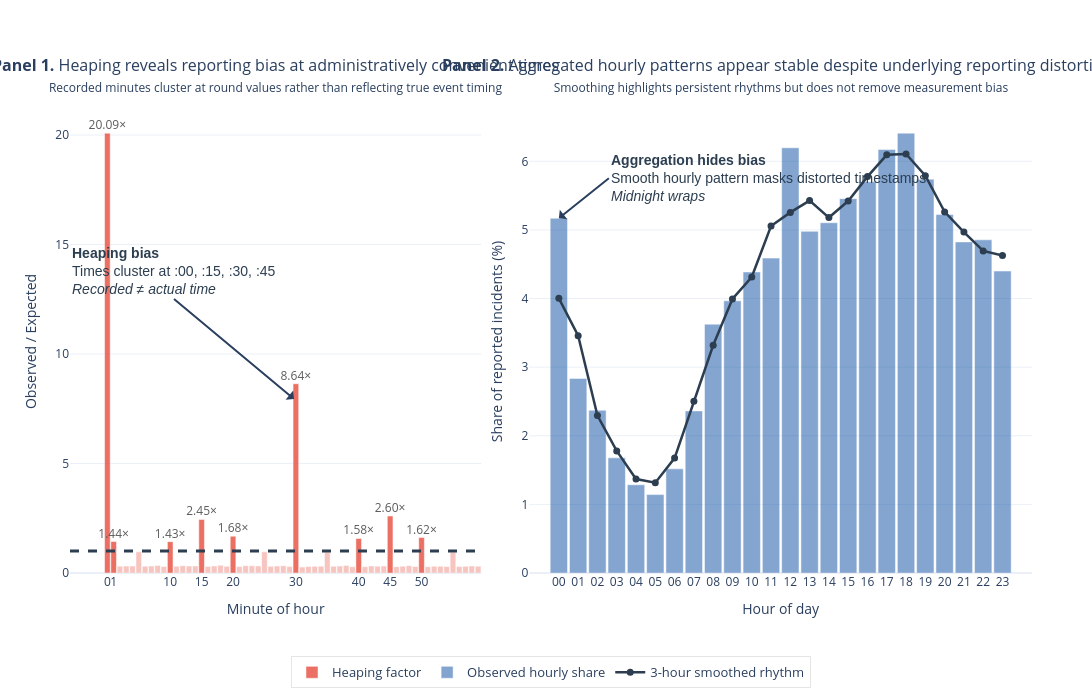

Here is the notebook cell this chart was saved with:
### Markdown cell above
### Section A: A broken clock is right twice a day

### Code cell
# Section A (combined): Panel 1A + 1B on the left, Panel 2 center-right

df_focus = df[df["Category"].isin(focus_crimes)].copy()
df_focus = df_focus.dropna(subset=["Datetime"])

df_focus["Minute"] = df_focus["Datetime"].dt.minute
minute_counts = df_focus["Minute"].value_counts().sort_index().reindex(range(60), fill_value=0)

total_events = int(minute_counts.sum())
expected_per_minute = total_events / 60 if total_events > 0 else np.nan

# Heaping metrics
is_multiple_5 = np.array([(m % 5) == 0 for m in range(60)])
is_quarter_hour = np.array([m in [0, 15, 30, 45] for m in range(60)])

p5_observed = minute_counts[is_multiple_5].sum() / total_events if total_events > 0 else np.nan
p15_observed = minute_counts[is_quarter_hour].sum() / total_events if total_events > 0 else np.nan
h5 = p5_observed / (12 / 60) if total_events > 0 else np.nan
h15 = p15_observed / (4 / 60) if total_events > 0 else np.nan

ratio_to_uniform = minute_counts / expected_per_minute if total_events > 0 else pd.Series(np.nan, index=range(60))

# Hourly pattern
df_focus["Hour"] = df_focus["Datetime"].dt.hour
hour_counts = df_focus["Hour"].value_counts().sort_index().reindex(range(24), fill_value=0)
hour_share = hour_counts / hour_counts.sum() if hour_counts.sum() > 0 else hour_counts.astype(float)
hour_smooth = hour_share.rolling(window=3, center=True, min_periods=1).mean()

# ---- SUBPLOTS WITH FORMATTED TITLES ----
fig_a = make_subplots(
    rows=1, cols=2,
    column_widths=[0.45, 0.55],
    horizontal_spacing=0.05,  
    subplot_titles=(
        "<b>Panel 1.</b> Heaping reveals reporting bias at administratively convenient times<br>"
        "<span style='font-size:12px;'>Recorded minutes cluster at round values rather than reflecting true event timing</span>",

        "<b>Panel 2.</b> Aggregated hourly patterns appear stable despite underlying reporting distortions<br>"
        "<span style='font-size:12px;'>Smoothing highlights persistent rhythms but does not remove measurement bias</span>"
    )
)

# ---- FIX TITLE POSITION + SIZE ----
fig_a.update_annotations(
    font=dict(size=16),
    yshift=12  # move titles higher
)

# ---- PANEL 1: HEAPING ----
dynamic_colors = ["#E74C3C" if r > 1 else "#F5B7B1" for r in ratio_to_uniform.values]

text_labels = [f"{r:.2f}×" if r > 1 else "" for r in ratio_to_uniform.values]

fig_a.add_trace(
    go.Bar(
        x=list(range(60)),
        y=ratio_to_uniform.values,
        marker_color=dynamic_colors,
        opacity=0.8,
        text=text_labels,
        textposition="outside",
        textfont=dict(size=12, color="#333"),  
        textangle=0,
        texttemplate="%{text}",  
        constraintext="none",    
        name="Heaping factor",
        cliponaxis=False,
        hovertemplate="Minute %{x}<br>Observed / Expected: %{y:.2f}×<extra></extra>"
    ),
    row=1, col=1
)

fig_a.add_hline(y=1, line_width=3, line_dash="dash", line_color="#2C3E50", row=1, col=1)

# ---- PANEL 2: HOURLY PATTERN ----
fig_a.add_trace(
    go.Bar(
        x=list(range(24)),
        y=hour_share.values * 100,
        name="Observed hourly share",
        marker_color="#1E5BA8",
        opacity=0.55,
        hovertemplate="Hour %{x}<br>Share: %{y:.4f}%<extra></extra>"
    ),
    row=1, col=2
)

fig_a.add_trace(
    go.Scatter(
        x=list(range(24)),
        y=hour_smooth.values * 100,
        mode="lines+markers",
        name="3-hour smoothed rhythm",
        line=dict(color="#2C3E50", width=2.5),
        marker=dict(size=7),
        hovertemplate="Hour %{x}<br>Smoothed: %{y:.4f}%<extra></extra>"
    ),
    row=1, col=2
)

# ---- ANNOTATION PANEL 1 (REFRAMED: REPORTING BIAS) ----
annotation_text = (
    "<b>Heaping bias</b><br>"
    "Times cluster at :00, :15, :30, :45<br>"
    "<i>Recorded ≠ actual time</i>"
)

fig_a.add_annotation(
    x=29.7,
    y=ratio_to_uniform[30] - 0.7,
    text=annotation_text,
    showarrow=True,
    arrowhead=1,
    arrowsize=1,
    arrowwidth=2,
    ax=-120,
    ay=-100,
    align="left",
    xanchor="center",
    yanchor="bottom",
    # Box styling (clean + publication look)
    # bgcolor="rgba(255,255,255,0.95)",
    # bordercolor="#2C3E50",
    # borderwidth=1,
    # borderpad=6,
    font=dict(size=14, family="Arial", color="#2C3E50"),
    row=1, col=1
)

# ---- ANNOTATION PANEL 2 (THICKER ARROW) ----
annotation_text_panel_2 = (
    "<b>Aggregation hides bias</b><br>"
    "Smooth hourly pattern masks distorted timestamps<br>"
    "<i>Midnight wraps</i>"
)

fig_a.add_annotation(
    x=0,
    y=hour_share.values[0] * 100,
    text=annotation_text_panel_2,
    showarrow=True,
    arrowhead=1,
    arrowwidth=2,  # ✅ THICKER ARROW
    arrowsize=1,
    ax=50,
    ay=-40,
    align="left",
    yanchor="middle",
    xanchor="left",
    # Box styling (clean + publication look)
    # bgcolor="rgba(255,255,255,0.95)",
    # bordercolor="#2C3E50",
    # borderwidth=1,
    # borderpad=6,
    font=dict(size=14, family="Arial", color="#2C3E50"),
    row=1, col=2
)

# ---- AXES ----
fig_a.update_xaxes(
    tickmode="array",
    tickvals=list(range(0, 60, 10)) + [15, 1, 45],
    title_text="Minute of hour",
    row=1, col=1
)

fig_a.update_xaxes(
    tickmode="array",
    tickvals=list(range(24)),
    ticktext=[f"{h:02d}" for h in range(24)],
    title_text="Hour of day",
    row=1, col=2
)

fig_a.update_yaxes(
    title_text="Observed / Expected",
    row=1, col=1
)

fig_a.update_yaxes(
    title_text="Share of reported incidents (%)",
    row=1, col=2
)

# ---- LAYOUT ----
fig_a.update_layout(
    template="plotly_white",
    height=700,
    bargap=0.10,
    hovermode="x unified",

    hoverlabel=dict(
        font_size=12,
        font_family="Arial",
        bgcolor="white"
    ),

    legend=dict(
        orientation="h",
        y=-0.18,
        x=0.5,
        xanchor="center",
        yanchor="top",
        font=dict(size=13),
        bgcolor="rgba(255,255,255,0.7)",
        bordercolor="rgba(0,0,0,0.1)",
        borderwidth=1
    ),

    margin=dict(l=70, r=60, t=110, b=100),
    width=1700,
)

fig_a.show()
# fig_a.write_html("section_a_reporting_bias_and_temporal_patterns.html", config={"responsive": True})
fig_a.write_image("section_a_reporting_bias_and_temporal_patterns.png", width=1700, height=700, scale=2)

### Figure 1 — Plotly figure (JSON) as saved in the notebook; plotly's stock layout.template omitted (floating-point values rounded to 4 significant figures)
{"data": [{"cliponaxis": false, "constraintext": "none", "hovertemplate": "Minute %{x}<br>Observed / Expected: %{y:.2f}×<extra></extra>", "marker": {"color": ["#E74C3C", "#E74C3C", "#F5B7B1", "#F5B7B1", "#F5B7B1", "#F5B7B1", "#F5B7B1", "#F5B7B1", "#F5B7B1", "#F5B7B1", "#E74C3C", "#F5B7B1", "#F5B7B1", "#F5B7B1", "#F5B7B1", "#E74C3C", "#F5B7B1", "#F5B7B1", "#F5B7B1", "#F5B7B1", "#E74C3C", "#F5B7B1", "#F5B7B1", "#F5B7B1", "#F5B7B1", "#F5B7B1", "#F5B7B1", "#F5B7B1", "#F5B7B1", "#F5B7B1", "#E74C3C", "#F5B7B1", "#F5B7B1", "#F5B7B1", "#F5B7B1", "#F5B7B1", "#F5B7B1", "#F5B7B1", "#F5B7B1", "#F5B7B1", "#E74C3C", "#F5B7B1", "#F5B7B1", "#F5B7B1", "#F5B7B1", "#E74C3C", "#F5B7B1", "#F5B7B1", "#F5B7B1", "#F5B7B1", "#E74C3C", "#F5B7B1", "#F5B7B1", "#F5B7B1", "#F5B7B1", "#F5B7B1", "#F5B7B1", "#F5B7B1", "#F5B7B1", "#F5B7B1"]}, "name": "Heaping factor", "opacity": 0.8, "text": ["20.09×", "1.44×", "", "", "", "", "", "", "", "", "1.43×", "", "", "", "", "2.45×", "", "", "", "", "1.68×", "", "", "", "", "", "", "", "", "", "8.64×", "", "", "", "", "", "", "", "", "", "1.58×", "", "", "", "", "2.60×", "", "", "", "", "1.62×", "", "", "", "", "", "", "", "", ""], "textangle": 0, "textfont": {"color": "#333", "size": 12}, "textposition": "outside", "texttemplate": "%{text}", "type": "bar", "x": [0, 1, 2, 3, 4, 5, 6, 7, 8, 9, 10, 11, 12, 13, 14, 15, 16, 17, 18, 19, 20, 21, 22, 23, 24, 25, 26, 27, 28, 29, 30, 31, 32, 33, 34, 35, 36, 37, 38, 39, 40, 41, 42, 43, 44, 45, 46, 47, 48, 49, 50, 51, 52, 53, 54, 55, 56, 57, 58, 59], "xaxis": "x", "y": [20.09, 1.438, 0.3106, 0.3154, 0.314, 0.9665, 0.3116, 0.3201, 0.3445, 0.2995, 1.432, 0.3054, 0.3354, 0.3155, 0.3229, 2.449, 0.3006, 0.3185, 0.3528, 0.305, 1.68, 0.2922, 0.333, 0.3255, 0.323, 0.9664, 0.3034, 0.3151, 0.3326, 0.293, 8.644, 0.2721, 0.2954, 0.3097, 0.3122, 0.9479, 0.3045, 0.3145, 0.3368, 0.2885, 1.579, 0.288, 0.3245, 0.3137, 0.3154, 2.603, 0.2909, 0.3122, 0.3341, 0.2977, 1.62, 0.288, 0.3117, 0.3084, 0.3017, 0.945, 0.2944, 0.3039, 0.321, 0.3117], "yaxis": "y"}, {"hovertemplate": "Hour %{x}<br>Share: %{y:.4f}%<extra></extra>", "marker": {"color": "#1E5BA8"}, "name": "Observed hourly share", "opacity": 0.55, "type": "bar", "x": [0, 1, 2, 3, 4, 5, 6, 7, 8, 9, 10, 11, 12, 13, 14, 15, 16, 17, 18, 19, 20, 21, 22, 23], "xaxis": "x2", "y": [5.17, 2.836, 2.372, 1.678, 1.286, 1.143, 1.518, 2.363, 3.626, 3.966, 4.387, 4.589, 6.197, 4.979, 5.105, 5.456, 5.701, 6.173, 6.41, 5.74, 5.224, 4.825, 4.856, 4.401], "yaxis": "y2"}, {"hovertemplate": "Hour %{x}<br>Smoothed: %{y:.4f}%<extra></extra>", "line": {"color": "#2C3E50", "width": 2.5}, "marker": {"size": 7}, "mode": "lines+markers", "name": "3-hour smoothed rhythm", "type": "scatter", "x": [0, 1, 2, 3, 4, 5, 6, 7, 8, 9, 10, 11, 12, 13, 14, 15, 16, 17, 18, 19, 20, 21, 22, 23], "xaxis": "x2", "y": [4.003, 3.459, 2.295, 1.779, 1.369, 1.315, 1.674, 2.502, 3.318, 3.993, 4.314, 5.058, 5.255, 5.427, 5.18, 5.421, 5.777, 6.095, 6.108, 5.791, 5.263, 4.968, 4.694, 4.628], "yaxis": "y2"}], "layout": {"annotations": [{"font": {"size": 16}, "showarrow": false, "text": "<b>Panel 1.</b> Heaping reveals reporting bias at administratively convenient times<br><span style='font-size:12px;'>Recorded minutes cluster at round values rather than reflecting true event timing</span>", "x": 0.2137, "xanchor": "center", "xref": "paper", "y": 1, "yanchor": "bottom", "yref": "paper", "yshift": 12}, {"font": {"size": 16}, "showarrow": false, "text": "<b>Panel 2.</b> Aggregated hourly patterns appear stable despite underlying reporting distortions<br><span style='font-size:12px;'>Smoothing highlights persistent rhythms but does not remove measurement bias</span>", "x": 0.7388, "xanchor": "center", "xref": "paper", "y": 1, "yanchor": "bottom", "yref": "paper", "yshift": 12}, {"align": "left", "arrowhead": 1, "arrowsize": 1, "arrowwidth": 2, "ax": -120, "ay": -100, "font": {"color": "#2C3E50", "family": "Arial", "size": 14}, "showarrow": true, "text": "<b>Heaping bias</b><br>Times cluster at :00, :15, :30, :45<br><i>Recorded ≠ actual time</i>", "x": 29.7, "xanchor": "center", "xref": "x", "y": 7.944, "yanchor": "bottom", "yref": "y"}, {"align": "left", "arrowhead": 1, "arrowsize": 1, "arrowwidth": 2, "ax": 50, "ay": -40, "font": {"color": "#2C3E50", "family": "Arial", "size": 14}, "showarrow": true, "text": "<b>Aggregation hides bias</b><br>Smooth hourly pattern masks distorted timestamps<br><i>Midnight wraps</i>", "x": 0, "xanchor": "left", "xref": "x2", "y": 5.17, "yanchor": "middle", "yref": "y2"}], "bargap": 0.1, "height": 700, "hoverlabel": {"bgcolor": "white", "font": {"family": "Arial", "size": 12}}, "hovermode": "x unified", "legend": {"bgcolor": "rgba(255,255,255,0.7)", "bordercolor": "rgba(0,0,0,0.1)", "borderwidth": 1, "font": {"size": 13}, "orientation": "h", "x": 0.5, "xanchor": "center", "y": -0.18, "yanchor": "top"}, "margin": {"b": 100, "l": 70, "r": 60, "t": 110}, "shapes": [{"line": {"color": "#2C3E50", "dash": "dash", "width": 3}, "type": "line", "x0": 0, "x1": 1, "xref": "x domain", "y0": 1, "y1": 1, "yref": "y"}], "width": 1700, "xaxis": {"anchor": "y", "domain": [0, 0.4275], "tickmode": "array", "tickvals": [0, 10, 20, 30, 40, 50, 15, 1, 45], "title": {"text": "Minute of hour"}}, "xaxis2": {"anchor": "y2", "domain": [0.4775, 1], "tickmode": "array", "ticktext": ["00", "01", "02", "03", "04", "05", "06", "07", "08", "09", "10", "11", "12", "13", "14", "15", "16", "17", "18", "19", "20", "21", "22", "23"], "tickvals": [0, 1, 2, 3, 4, 5, 6, 7, 8, 9, 10, 11, 12, 13, 14, 15, 16, 17, 18, 19, 20, 21, 22, 23], "title": {"text": "Hour of day"}}, "yaxis": {"anchor": "x", "domain": [0, 1], "title": {"text": "Observed / Expected"}}, "yaxis2": {"anchor": "x2", "domain": [0, 1], "title": {"text": "Share of reported incidents (%)"}}}}
